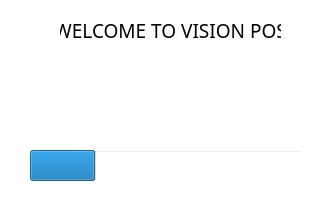
<?xml version="1.0" encoding="UTF-8"?>
<ui version="4.0">
 <class>Form</class>
 <widget class="QWidget" name="Form">
  <property name="geometry">
   <rect>
    <x>0</x>
    <y>0</y>
    <width>325</width>
    <height>200</height>
   </rect>
  </property>
  <property name="cursor">
   <cursorShape>BusyCursor</cursorShape>
  </property>
  <property name="windowTitle">
   <string>Form</string>
  </property>
  <property name="styleSheet">
    <string notr="true">background-color: rgba(255, 255, 255, 0);</string>
  </property>
  <widget class="QProgressBar" name="progressBar">
   <property name="geometry">
    <rect>
     <x>30</x>
     <y>150</y>
     <width>271</width>
     <height>31</height>
    </rect>
   </property>
   <property name="styleSheet">
    <string notr="true">color: rgb(255, 255, 255);</string>
   </property>
   <property name="value">
    <number>24</number>
   </property>
  </widget>
  <widget class="QLabel" name="label">
   <property name="geometry">
    <rect>
     <x>60</x>
     <y>20</y>
     <width>221</width>
     <height>21</height>
    </rect>
   </property>
   <property name="font">
    <font>
     <family>MS PGothic</family>
     <pointsize>14</pointsize>
    </font>
   </property>
   <property name="styleSheet">
    <string notr="true">background-color: rgb(255, 255, 255, 0);</string>
   </property>
   <property name="text">
    <string>WELCOME TO VISION POS</string>
   </property>
   <property name="alignment">
    <set>Qt::AlignCenter</set>
   </property>
  </widget>
 </widget>
 <resources/>
 <connections/>
</ui>
